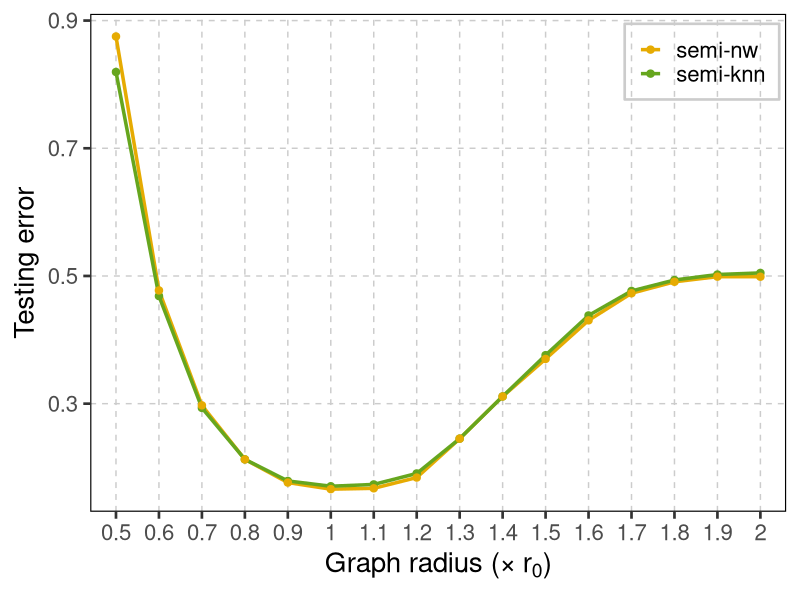

The R source for this figure:
######################################################################
# This code plots the effect of graph radius on the AMSE of semi-nw and semi-knn methods. It provides a 
# visualization of how performance changes with different choices of graph radius across experimental settings.  
# 
#  - export figures for the supplementary material.  
######################################################################

# Load the required library
library(ggplot2)

# Create the data matrix 
data <- as.matrix(read.csv('spd-200-3000-1000-Swiss2-setting1_snr_2_r_impaction.csv'))
data_matrix <- data.frame(
  Method = rep(c("semi-knn", "semi-nw"), each = 16),
  Samples = rep(seq(0.5,2,0.1), times = 2),
  Testing_Error = c(data[,2:3])
)

data_matrix$Method <- factor(data_matrix$Method, levels = c("semi-nw", "semi-knn"))

# plot
plot <- ggplot(data_matrix, aes(x = factor(Samples), y = Testing_Error, color = Method, group = Method)) +
  geom_line(size = 1.2) +  
  geom_point(size = 2.2) +  
  scale_color_manual(values = c("semi-knn" = "#66a61e", "semi-nw"= "#e6ab02"))+ 
  theme_bw(base_size = 20) +
  labs(x = expression("Graph radius (" * "\u00D7" ~ r[0] * ")"), y = "Testing error") +
  theme(
    panel.background = element_rect(fill = "white", color = NA),
    panel.grid.major = element_line(color = "grey80", size = 0.5, linetype = "dashed"),
    panel.grid.minor = element_blank(),
    plot.background = element_rect(fill = "white", color = NA),
    panel.border = element_rect(color = "black", fill = NA, size = 0.8),
    legend.position = c(0.99, 0.98),
    legend.justification = c("right", "top"),
    legend.background = element_rect(fill = NA, color = "grey80"),
    legend.key = element_rect(fill = NA)
  )+
  guides(color = guide_legend(title = NULL), fill = guide_legend(title = NULL))

print(plot)

#ggsave(plot, file='spd-200-3000-1000-Swiss2-setting1_snr_2_r_impaction.pdf', width=9, height=6)
